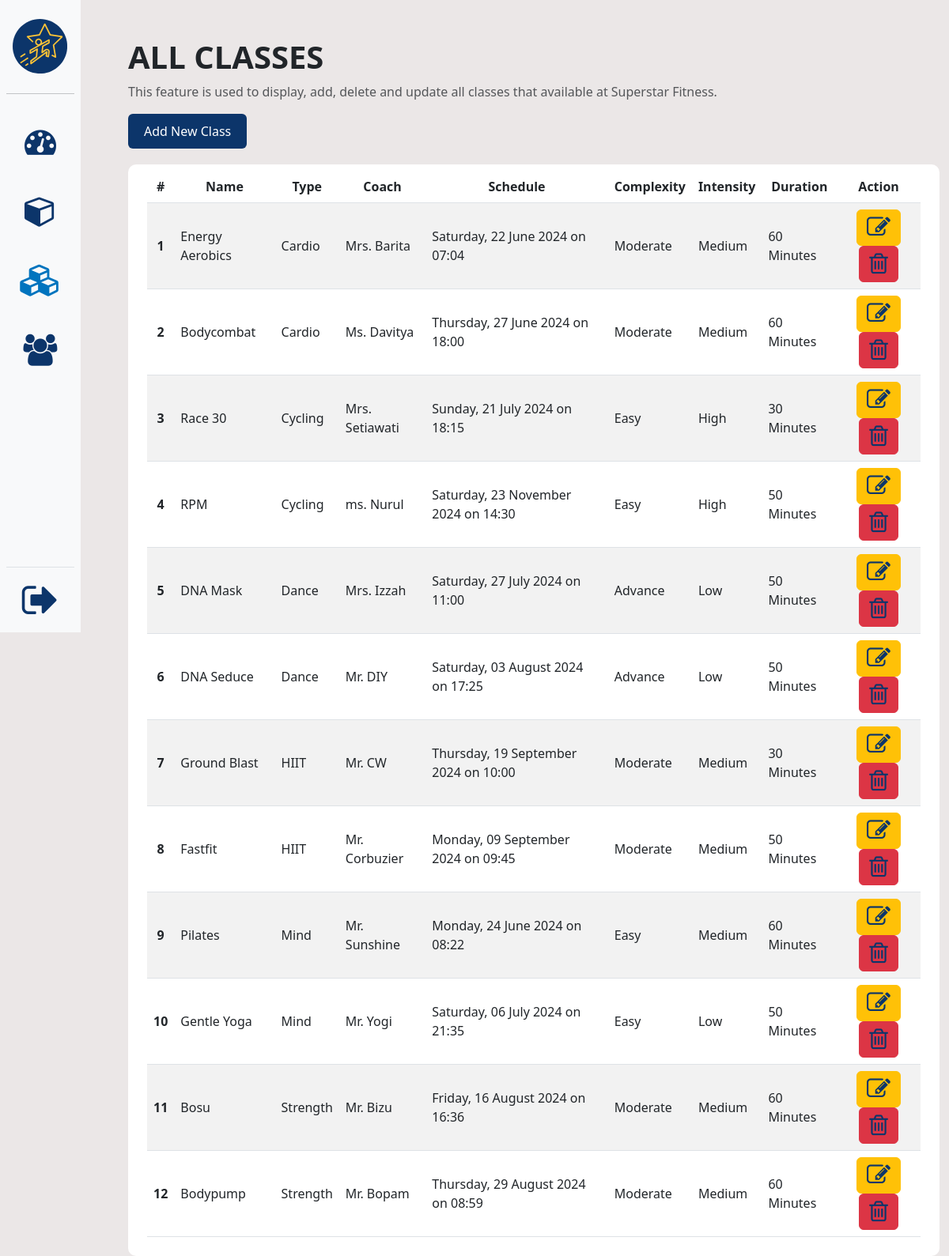
The page /dashboard/classes.php (signed in) on the database its author committed.
### tables this page shows
CREATE TABLE `classes` (
  `id` int(11) NOT NULL,
  `name` varchar(50) NOT NULL,
  `coach` varchar(50) NOT NULL,
  `date` date NOT NULL,
  `time` time NOT NULL,
  `type` varchar(100) NOT NULL,
  `intensity` varchar(100) NOT NULL,
  `complexity` varchar(100) NOT NULL,
  `duration` varchar(100) NOT NULL,
  `description` varchar(1000) NOT NULL
);

### dashboard/classes.php (the view, shortened to what this page needs)
<!DOCTYPE html>
<html lang="en">
<head>
    <link href="https://cdn.jsdelivr.net/npm/bootstrap@5.3.3/dist/css/bootstrap.min.css" rel="stylesheet"
>
    <link rel="stylesheet" href="https://cdnjs.cloudflare.com/ajax/libs/font-awesome/4.7.0/css/font-awesome.min.css">
    <link href="https://cdnjs.cloudflare.com/ajax/libs/twitter-bootstrap/5.3.0/css/bootstrap.min.css" rel="stylesheet">
    <link href="https://cdn.datatables.net/v/bs5/jq-3.7.0/dt-2.0.7/datatables.min.css" rel="stylesheet">
    <link rel="stylesheet" href="../asset/css/dashboard.css" />
</head>
<body class="d-flex">
    <div class="d-flex flex-column flex-shrink-0 bg-body-tertiary px-2" style="height: 100vh;position: fixed;">
        <div class="m-2 mt-4">
            <img src="../asset/image/dasboard/logo.svg" alt="Logo Berbinar Insightful Indonesia"
                title="Logo Berbinar Insightful Indonesia" style="height: 70px;">
        </div>
        <hr>
        <ul class="nav nav-pills nav-flush flex-column mb-auto text-center mt-4 text-gray-700 list-unstyled w-100"
            style="margin-left: 0px;">
            <li class="mb-4 rounded nav-item">
                <a href="index.php" style="text-decoration: none;"
                    class="tooltipp d-flex flex-column align-items-center text-secondary">
                    <i class="fa fa-tachometer " style="font-size: 40px;"></i>
                </a>
            </li>
            <li class="my-4 rounded nav-item">
                <a href="types.php" style="text-decoration: none;"
                    class="tooltipp d-flex flex-column align-items-center text-secondary">
                    <i class="fa fa-cube" style="font-size: 40px;"></i>
                </a>
            </li>
            <li class="my-4 rounded nav-item">
                <a href="classes.php" style="text-decoration: none;"
                    class="tooltipp here d-flex flex-column align-items-center text-secondary">
                    <i class="fa fa-cubes" style="font-size: 40px;"></i>
                </a>
            </li>
            <li class="my-4 rounded nav-item">
                <a href="memberships.php" style="text-decoration: none;"
                    class="tooltipp d-flex flex-column align-items-center text-secondary">
                    <i class="fa fa-users" style="font-size: 40px;"></i>
                </a>
            </li>
        </ul>
        <div class="border-top">
            <a href="#"
                class="d-flex align-items-center justify-content-center p-3 link-body-emphasis text-decoration-none"
                aria-expanded="false">
                <i class="fa fa-sign-out" data-bs-toggle="modal" data-bs-target="#logOut" aria-hidden="true"
                    style="font-size: 50px;"></i>
            </a>
        </div>
    </div>
    <div class="container" style="margin-left:150px">
        <div class="my-5">
            <h1><b>ALL CLASSES</b></h1>
            <p class="text-body-secondary">This feature is used to display, add, delete and update all classes that
                available at Superstar Fitness.</p>
            <a href="/" type="button" class="btn btn-info" data-bs-toggle="modal" data-bs-target="#addClass">Add New
                Class</a>
            <div class="container px-4 py-2" style="background-color: white; border-radius: 10px;">
                <table class="table table-striped table-hover display data">
                    <thead>
                        <tr>
                            <th scope="col" style="text-align: center;">#</th>
                            <th scope="col" style="text-align: center;">Name</th>
                            <th scope="col" style="text-align: center;">Type</th>
                            <th scope="col" style="text-align: center;">Coach</th>
                            <th scope="col" style="text-align: center;">Schedule</th>
                            <th scope="col" style="text-align: center;">Complexity</th>
                            <th scope="col" style="text-align: center;">Intensity</th>
                            <th scope="col" style="text-align: center;">Duration</th>
                            <th scope="col" style="text-align: center;">Action</th>
                        </tr>
                    </thead>
                    <tbody>
                        <?php
                        include ("connect.php");
                        $sql1 = "select id, name, type, coach, date_format(date, '%W, %d %M %Y') as formatdate, time_format(time, '%H:%i') as formattime, complexity, intensity, duration, description from classes order by id asc";
                        $q2 = mysqli_query($koneksi, $sql1);
                        $urut = 1;
                        while ($data = mysqli_fetch_array($q2)) {
                    ?>
                        <tr>
                            <th scope="row" style="vertical-align: middle; text-align: center;"><?= $urut++ ?></th>
                            <td style="vertical-align: middle;"><?= $data['name'] ?></td>
                            <td style="vertical-align: middle;"><?= ucfirst($data['type']) ?></td>
                            <td style="vertical-align: middle;"><?= $data['coach'] ?></td>
                            <td style="vertical-align: middle;">
                                <?= $data['formatdate'] . ' on ' . $data['formattime'] ?></td>
                            <td style="vertical-align: middle;"><?= $data['complexity'] ?></td>
                            <td style="vertical-align: middle;"><?= $data['intensity'] ?></td>
                            <td style="vertical-align: middle;"><?= $data['duration'] ?></td>
                            <td style="vertical-align: middle; text-align: center;">
                                <a href="editClasses.php?id=<?= $data['id'] ?>" type="button" class="btn btn-warning"
                                    data-bs-toggle="modal" data-bs-target="#editClasses<?= $data['id'] ?>">
                                    <i class="fa fa-pencil-square-o" style="font-size: 30px;"></i>
                                </a>
                                <a href="deleteClasses.php?id=<?= $data['id'] ?>" type="button" class="btn btn-danger"
                                    data-bs-toggle="modal" data-bs-target="#deleteClasses<?= $data['id'] ?>">
                                    <i class="fa fa-trash-o" style="font-size: 30px;"></i>
                                </a>
                            </td>
                        </tr>
                        <?php } ?>
                    </tbody>
                </table>
            </div>
        </div>
    </div>
</body>
</html>

### asset/css/dashboard.css (style rules this page uses)
body, html { margin: 0; padding: 0; height: 100%; background: #ebe7e7 !important; }
.tooltipp { position: relative; display: inline-block; color: #0C356A; }
.tooltipp.here i { color: #0174BE; }
.btn-info { background-color: #0C356A; border: #0C356A; color: white; padding: 10px 20px; margin-bottom: 20px; }
.fa { color: #0C356A; }

### rows shown on the page
classes: name "Energy Aerobics", type "Cardio", coach "Mrs. Barita", formatdate "Saturday, 22 June 2024", formattime "07:04", complexity "Moderate", intensity "Medium", duration "60 Minutes"
classes: name "Bodycombat", type "Cardio", coach "Ms. Davitya", formatdate "Thursday, 27 June 2024", formattime "18:00", complexity "Moderate", intensity "Medium", duration "60 Minutes"
classes: name "Race 30", type "Cycling", coach "Mrs. Setiawati", formatdate "Sunday, 21 July 2024", formattime "18:15", complexity "Easy", intensity "High", duration "30 Minutes"
classes: name "RPM", type "Cycling", coach "ms. Nurul", formatdate "Saturday, 23 November 2024", formattime "14:30", complexity "Easy", intensity "High", duration "50 Minutes"
classes: name "DNA Mask", type "Dance", coach "Mrs. Izzah", formatdate "Saturday, 27 July 2024", formattime "11:00", complexity "Advance", intensity "Low", duration "50 Minutes"
classes: name "DNA Seduce", type "Dance", coach "Mr. DIY", formatdate "Saturday, 03 August 2024", formattime "17:25", complexity "Advance", intensity "Low", duration "50 Minutes"
classes: name "Ground Blast", type "HIIT", coach "Mr. CW", formatdate "Thursday, 19 September 2024", formattime "10:00", complexity "Moderate", intensity "Medium", duration "30 Minutes"
classes: name "Fastfit", type "HIIT", coach "Mr. Corbuzier", formatdate "Monday, 09 September 2024", formattime "09:45", complexity "Moderate", intensity "Medium", duration "50 Minutes"
classes: name "Pilates", type "Mind", coach "Mr. Sunshine", formatdate "Monday, 24 June 2024", formattime "08:22", complexity "Easy", intensity "Medium", duration "60 Minutes"
classes: name "Gentle Yoga", type "Mind", coach "Mr. Yogi", formatdate "Saturday, 06 July 2024", formattime "21:35", complexity "Easy", intensity "Low", duration "50 Minutes"
classes: name "Bosu", type "Strength", coach "Mr. Bizu", formatdate "Friday, 16 August 2024", formattime "16:36", complexity "Moderate", intensity "Medium", duration "60 Minutes"
classes: name "Bodypump", type "Strength", coach "Mr. Bopam", formatdate "Thursday, 29 August 2024", formattime "08:59", complexity "Moderate", intensity "Medium", duration "60 Minutes"
